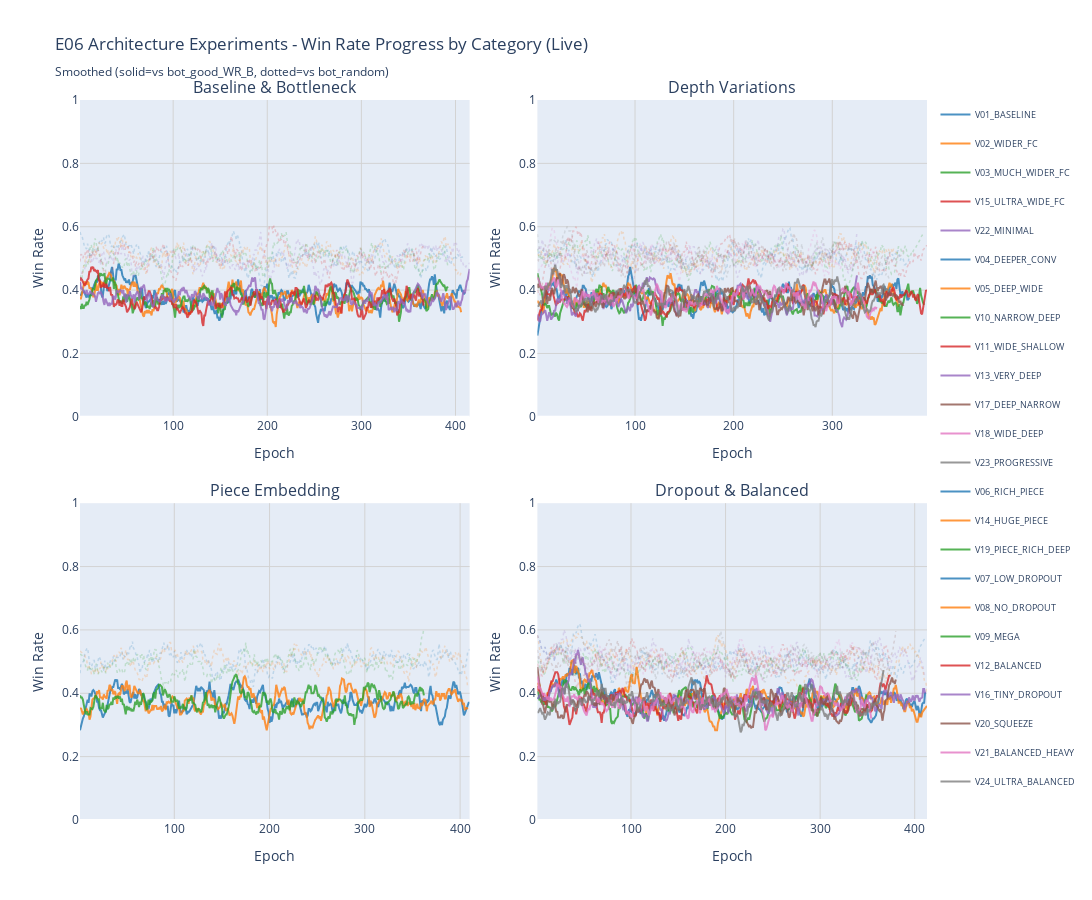

The notebook cell saved with this chart:
### Code cell
# Create 4 subplots using Plotly
fig = make_subplots(
    rows=2,
    cols=2,
    subplot_titles=list(segments.keys()),
    vertical_spacing=0.12,
    horizontal_spacing=0.08,
)

colors = [
    "#1f77b4",
    "#ff7f0e",
    "#2ca02c",
    "#d62728",
    "#9467bd",
    "#8c564b",
    "#e377c2",
    "#7f7f7f",
]

for idx, (segment_name, variant_list) in enumerate(segments.items()):
    row = idx // 2 + 1
    col = idx % 2 + 1

    color_idx = 0
    for variant in variant_list:
        if variant in variant_data:
            data = variant_data[variant]
            epochs = np.array(data["epochs"])
            win_rates_good = np.array(data["win_rates_good"])
            win_rates_random = np.array(data["win_rates_random"])

            color = colors[color_idx % len(colors)]

            # Smooth the signals for overlay
            if len(win_rates_good) >= 10:
                smoothed_good = uniform_filter1d(
                    win_rates_good, size=10, mode="nearest"
                )
                smoothed_random = uniform_filter1d(
                    win_rates_random, size=10, mode="nearest"
                )
            else:
                smoothed_good = win_rates_good
                smoothed_random = win_rates_random

            # Add SMOOTHED win rate vs bot_good_WR_B (line)
            fig.add_trace(
                go.Scatter(
                    x=epochs,
                    y=smoothed_good,
                    name=f"{variant}",
                    mode="lines",
                    line=dict(color=color, width=2),
                    opacity=0.8,
                    legendgroup=variant,
                    showlegend=True,
                    hovertemplate=f"{variant}<br>Epoch: %{{x}}<br>WR vs good (smoothed): %{{y:.3f}}<extra></extra>",
                ),
                row=row,
                col=col,
            )

            # Add SMOOTHED win rate vs bot_random (very transparent, dotted)
            fig.add_trace(
                go.Scatter(
                    x=epochs,
                    y=smoothed_random,
                    name=f"{variant} (vs random)",
                    mode="lines",
                    line=dict(color=color, width=1.5, dash="dot"),
                    opacity=0.2,
                    legendgroup=variant,
                    showlegend=False,
                    hovertemplate=f"{variant}<br>Epoch: %{{x}}<br>WR vs random (smoothed): %{{y:.3f}}<extra></extra>",
                ),
                row=row,
                col=col,
            )

            color_idx += 1

# Update axes
for i in range(1, 5):
    row = (i - 1) // 2 + 1
    col = (i - 1) % 2 + 1
    fig.update_xaxes(title_text="Epoch", row=row, col=col, gridcolor="lightgray")
    fig.update_yaxes(
        title_text="Win Rate", row=row, col=col, range=[0, 1], gridcolor="lightgray"
    )

# Update layout
fig.update_layout(
    title_text="E06 Architecture Experiments - Win Rate Progress by Category (Live)<br><sub>Smoothed (solid=vs bot_good_WR_B, dotted=vs bot_random)</sub>",
    height=900,
    width=1400,
    showlegend=True,
    legend=dict(
        orientation="v", yanchor="top", y=1, xanchor="left", x=1.01, font=dict(size=9)
    ),
    hovermode="closest",
)

fig.write_html("E06_win_rate_by_segment_interactive.html")
fig.show()

print(
    f"\nInteractive plot saved to analysis/E06_architecture/E06_win_rate_by_segment_interactive.html"
)

### Figure 1 — Plotly figure (JSON) as saved in the notebook; plotly's stock layout.template omitted (floating-point values rounded to 4 significant figures; data arrays with more than 128 entries replaced by an {"elided": "..."} marker saying what was removed)
{"data": [{"hovertemplate": "V01_BASELINE<br>Epoch: %{x}<br>WR vs good (smoothed): %{y:.3f}<extra></extra>", "legendgroup": "V01_BASELINE", "line": {"color": "#1f77b4", "width": 2}, "mode": "lines", "name": "V01_BASELINE", "opacity": 0.8, "showlegend": true, "type": "scatter", "x": {"elided": "410 int values"}, "xaxis": "x", "y": {"elided": "410 float values"}, "yaxis": "y"}, {"hovertemplate": "V01_BASELINE<br>Epoch: %{x}<br>WR vs random (smoothed): %{y:.3f}<extra></extra>", "legendgroup": "V01_BASELINE", "line": {"color": "#1f77b4", "dash": "dot", "width": 1.5}, "mode": "lines", "name": "V01_BASELINE (vs random)", "opacity": 0.2, "showlegend": false, "type": "scatter", "x": {"elided": "410 int values"}, "xaxis": "x", "y": {"elided": "410 float values"}, "yaxis": "y"}, {"hovertemplate": "V02_WIDER_FC<br>Epoch: %{x}<br>WR vs good (smoothed): %{y:.3f}<extra></extra>", "legendgroup": "V02_WIDER_FC", "line": {"color": "#ff7f0e", "width": 2}, "mode": "lines", "name": "V02_WIDER_FC", "opacity": 0.8, "showlegend": true, "type": "scatter", "x": {"elided": "406 int values"}, "xaxis": "x", "y": {"elided": "406 float values"}, "yaxis": "y"}, {"hovertemplate": "V02_WIDER_FC<br>Epoch: %{x}<br>WR vs random (smoothed): %{y:.3f}<extra></extra>", "legendgroup": "V02_WIDER_FC", "line": {"color": "#ff7f0e", "dash": "dot", "width": 1.5}, "mode": "lines", "name": "V02_WIDER_FC (vs random)", "opacity": 0.2, "showlegend": false, "type": "scatter", "x": {"elided": "406 int values"}, "xaxis": "x", "y": {"elided": "406 float values"}, "yaxis": "y"}, {"hovertemplate": "V03_MUCH_WIDER_FC<br>Epoch: %{x}<br>WR vs good (smoothed): %{y:.3f}<extra></extra>", "legendgroup": "V03_MUCH_WIDER_FC", "line": {"color": "#2ca02c", "width": 2}, "mode": "lines", "name": "V03_MUCH_WIDER_FC", "opacity": 0.8, "showlegend": true, "type": "scatter", "x": {"elided": "392 int values"}, "xaxis": "x", "y": {"elided": "392 float values"}, "yaxis": "y"}, {"hovertemplate": "V03_MUCH_WIDER_FC<br>Epoch: %{x}<br>WR vs random (smoothed): %{y:.3f}<extra></extra>", "legendgroup": "V03_MUCH_WIDER_FC", "line": {"color": "#2ca02c", "dash": "dot", "width": 1.5}, "mode": "lines", "name": "V03_MUCH_WIDER_FC (vs random)", "opacity": 0.2, "showlegend": false, "type": "scatter", "x": {"elided": "392 int values"}, "xaxis": "x", "y": {"elided": "392 float values"}, "yaxis": "y"}, {"hovertemplate": "V15_ULTRA_WIDE_FC<br>Epoch: %{x}<br>WR vs good (smoothed): %{y:.3f}<extra></extra>", "legendgroup": "V15_ULTRA_WIDE_FC", "line": {"color": "#d62728", "width": 2}, "mode": "lines", "name": "V15_ULTRA_WIDE_FC", "opacity": 0.8, "showlegend": true, "type": "scatter", "x": {"elided": "367 int values"}, "xaxis": "x", "y": {"elided": "367 float values"}, "yaxis": "y"}, {"hovertemplate": "V15_ULTRA_WIDE_FC<br>Epoch: %{x}<br>WR vs random (smoothed): %{y:.3f}<extra></extra>", "legendgroup": "V15_ULTRA_WIDE_FC", "line": {"color": "#d62728", "dash": "dot", "width": 1.5}, "mode": "lines", "name": "V15_ULTRA_WIDE_FC (vs random)", "opacity": 0.2, "showlegend": false, "type": "scatter", "x": {"elided": "367 int values"}, "xaxis": "x", "y": {"elided": "367 float values"}, "yaxis": "y"}, {"hovertemplate": "V22_MINIMAL<br>Epoch: %{x}<br>WR vs good (smoothed): %{y:.3f}<extra></extra>", "legendgroup": "V22_MINIMAL", "line": {"color": "#9467bd", "width": 2}, "mode": "lines", "name": "V22_MINIMAL", "opacity": 0.8, "showlegend": true, "type": "scatter", "x": {"elided": "415 int values"}, "xaxis": "x", "y": {"elided": "415 float values"}, "yaxis": "y"}, {"hovertemplate": "V22_MINIMAL<br>Epoch: %{x}<br>WR vs random (smoothed): %{y:.3f}<extra></extra>", "legendgroup": "V22_MINIMAL", "line": {"color": "#9467bd", "dash": "dot", "width": 1.5}, "mode": "lines", "name": "V22_MINIMAL (vs random)", "opacity": 0.2, "showlegend": false, "type": "scatter", "x": {"elided": "415 int values"}, "xaxis": "x", "y": {"elided": "415 float values"}, "yaxis": "y"}, {"hovertemplate": "V04_DEEPER_CONV<br>Epoch: %{x}<br>WR vs good (smoothed): %{y:.3f}<extra></extra>", "legendgroup": "V04_DEEPER_CONV", "line": {"color": "#1f77b4", "width": 2}, "mode": "lines", "name": "V04_DEEPER_CONV", "opacity": 0.8, "showlegend": true, "type": "scatter", "x": {"elided": "378 int values"}, "xaxis": "x2", "y": {"elided": "378 float values"}, "yaxis": "y2"}, {"hovertemplate": "V04_DEEPER_CONV<br>Epoch: %{x}<br>WR vs random (smoothed): %{y:.3f}<extra></extra>", "legendgroup": "V04_DEEPER_CONV", "line": {"color": "#1f77b4", "dash": "dot", "width": 1.5}, "mode": "lines", "name": "V04_DEEPER_CONV (vs random)", "opacity": 0.2, "showlegend": false, "type": "scatter", "x": {"elided": "378 int values"}, "xaxis": "x2", "y": {"elided": "378 float values"}, "yaxis": "y2"}, {"hovertemplate": "V05_DEEP_WIDE<br>Epoch: %{x}<br>WR vs good (smoothed): %{y:.3f}<extra></extra>", "legendgroup": "V05_DEEP_WIDE", "line": {"color": "#ff7f0e", "width": 2}, "mode": "lines", "name": "V05_DEEP_WIDE", "opacity": 0.8, "showlegend": true, "type": "scatter", "x": {"elided": "367 int values"}, "xaxis": "x2", "y": {"elided": "367 float values"}, "yaxis": "y2"}, {"hovertemplate": "V05_DEEP_WIDE<br>Epoch: %{x}<br>WR vs random (smoothed): %{y:.3f}<extra></extra>", "legendgroup": "V05_DEEP_WIDE", "line": {"color": "#ff7f0e", "dash": "dot", "width": 1.5}, "mode": "lines", "name": "V05_DEEP_WIDE (vs random)", "opacity": 0.2, "showlegend": false, "type": "scatter", "x": {"elided": "367 int values"}, "xaxis": "x2", "y": {"elided": "367 float values"}, "yaxis": "y2"}, {"hovertemplate": "V10_NARROW_DEEP<br>Epoch: %{x}<br>WR vs good (smoothed): %{y:.3f}<extra></extra>", "legendgroup": "V10_NARROW_DEEP", "line": {"color": "#2ca02c", "width": 2}, "mode": "lines", "name": "V10_NARROW_DEEP", "opacity": 0.8, "showlegend": true, "type": "scatter", "x": {"elided": "393 int values"}, "xaxis": "x2", "y": {"elided": "393 float values"}, "yaxis": "y2"}, {"hovertemplate": "V10_NARROW_DEEP<br>Epoch: %{x}<br>WR vs random (smoothed): %{y:.3f}<extra></extra>", "legendgroup": "V10_NARROW_DEEP", "line": {"color": "#2ca02c", "dash": "dot", "width": 1.5}, "mode": "lines", "name": "V10_NARROW_DEEP (vs random)", "opacity": 0.2, "showlegend": false, "type": "scatter", "x": {"elided": "393 int values"}, "xaxis": "x2", "y": {"elided": "393 float values"}, "yaxis": "y2"}, {"hovertemplate": "V11_WIDE_SHALLOW<br>Epoch: %{x}<br>WR vs good (smoothed): %{y:.3f}<extra></extra>", "legendgroup": "V11_WIDE_SHALLOW", "line": {"color": "#d62728", "width": 2}, "mode": "lines", "name": "V11_WIDE_SHALLOW", "opacity": 0.8, "showlegend": true, "type": "scatter", "x": {"elided": "396 int values"}, "xaxis": "x2", "y": {"elided": "396 float values"}, "yaxis": "y2"}, {"hovertemplate": "V11_WIDE_SHALLOW<br>Epoch: %{x}<br>WR vs random (smoothed): %{y:.3f}<extra></extra>", "legendgroup": "V11_WIDE_SHALLOW", "line": {"color": "#d62728", "dash": "dot", "width": 1.5}, "mode": "lines", "name": "V11_WIDE_SHALLOW (vs random)", "opacity": 0.2, "showlegend": false, "type": "scatter", "x": {"elided": "396 int values"}, "xaxis": "x2", "y": {"elided": "396 float values"}, "yaxis": "y2"}, {"hovertemplate": "V13_VERY_DEEP<br>Epoch: %{x}<br>WR vs good (smoothed): %{y:.3f}<extra></extra>", "legendgroup": "V13_VERY_DEEP", "line": {"color": "#9467bd", "width": 2}, "mode": "lines", "name": "V13_VERY_DEEP", "opacity": 0.8, "showlegend": true, "type": "scatter", "x": {"elided": "325 int values"}, "xaxis": "x2", "y": {"elided": "325 float values"}, "yaxis": "y2"}, {"hovertemplate": "V13_VERY_DEEP<br>Epoch: %{x}<br>WR vs random (smoothed): %{y:.3f}<extra></extra>", "legendgroup": "V13_VERY_DEEP", "line": {"color": "#9467bd", "dash": "dot", "width": 1.5}, "mode": "lines", "name": "V13_VERY_DEEP (vs random)", "opacity": 0.2, "showlegend": false, "type": "scatter", "x": {"elided": "325 int values"}, "xaxis": "x2", "y": {"elided": "325 float values"}, "yaxis": "y2"}, {"hovertemplate": "V17_DEEP_NARROW<br>Epoch: %{x}<br>WR vs good (smoothed): %{y:.3f}<extra></extra>", "legendgroup": "V17_DEEP_NARROW", "line": {"color": "#8c564b", "width": 2}, "mode": "lines", "name": "V17_DEEP_NARROW", "opacity": 0.8, "showlegend": true, "type": "scatter", "x": {"elided": "372 int values"}, "xaxis": "x2", "y": {"elided": "372 float values"}, "yaxis": "y2"}, {"hovertemplate": "V17_DEEP_NARROW<br>Epoch: %{x}<br>WR vs random (smoothed): %{y:.3f}<extra></extra>", "legendgroup": "V17_DEEP_NARROW", "line": {"color": "#8c564b", "dash": "dot", "width": 1.5}, "mode": "lines", "name": "V17_DEEP_NARROW (vs random)", "opacity": 0.2, "showlegend": false, "type": "scatter", "x": {"elided": "372 int values"}, "xaxis": "x2", "y": {"elided": "372 float values"}, "yaxis": "y2"}, {"hovertemplate": "V18_WIDE_DEEP<br>Epoch: %{x}<br>WR vs good (smoothed): %{y:.3f}<extra></extra>", "legendgroup": "V18_WIDE_DEEP", "line": {"color": "#e377c2", "width": 2}, "mode": "lines", "name": "V18_WIDE_DEEP", "opacity": 0.8, "showlegend": true, "type": "scatter", "x": {"elided": "345 int values"}, "xaxis": "x2", "y": {"elided": "345 float values"}, "yaxis": "y2"}, {"hovertemplate": "V18_WIDE_DEEP<br>Epoch: %{x}<br>WR vs random (smoothed): %{y:.3f}<extra></extra>", "legendgroup": "V18_WIDE_DEEP", "line": {"color": "#e377c2", "dash": "dot", "width": 1.5}, "mode": "lines", "name": "V18_WIDE_DEEP (vs random)", "opacity": 0.2, "showlegend": false, "type": "scatter", "x": {"elided": "345 int values"}, "xaxis": "x2", "y": {"elided": "345 float values"}, "yaxis": "y2"}, {"hovertemplate": "V23_PROGRESSIVE<br>Epoch: %{x}<br>WR vs good (smoothed): %{y:.3f}<extra></extra>", "legendgroup": "V23_PROGRESSIVE", "line": {"color": "#7f7f7f", "width": 2}, "mode": "lines", "name": "V23_PROGRESSIVE", "opacity": 0.8, "showlegend": true, "type": "scatter", "x": {"elided": "358 int values"}, "xaxis": "x2", "y": {"elided": "358 float values"}, "yaxis": "y2"}, {"hovertemplate": "V23_PROGRESSIVE<br>Epoch: %{x}<br>WR vs random (smoothed): %{y:.3f}<extra></extra>", "legendgroup": "V23_PROGRESSIVE", "line": {"color": "#7f7f7f", "dash": "dot", "width": 1.5}, "mode": "lines", "name": "V23_PROGRESSIVE (vs random)", "opacity": 0.2, "showlegend": false, "type": "scatter", "x": {"elided": "358 int values"}, "xaxis": "x2", "y": {"elided": "358 float values"}, "yaxis": "y2"}, {"hovertemplate": "V06_RICH_PIECE<br>Epoch: %{x}<br>WR vs good (smoothed): %{y:.3f}<extra></extra>", "legendgroup": "V06_RICH_PIECE", "line": {"color": "#1f77b4", "width": 2}, "mode": "lines", "name": "V06_RICH_PIECE", "opacity": 0.8, "showlegend": true, "type": "scatter", "x": {"elided": "410 int values"}, "xaxis": "x3", "y": {"elided": "410 float values"}, "yaxis": "y3"}, {"hovertemplate": "V06_RICH_PIECE<br>Epoch: %{x}<br>WR vs random (smoothed): %{y:.3f}<extra></extra>", "legendgroup": "V06_RICH_PIECE", "line": {"color": "#1f77b4", "dash": "dot", "width": 1.5}, "mode": "lines", "name": "V06_RICH_PIECE (vs random)", "opacity": 0.2, "showlegend": false, "type": "scatter", "x": {"elided": "410 int values"}, "xaxis": "x3", "y": {"elided": "410 float values"}, "yaxis": "y3"}, {"hovertemplate": "V14_HUGE_PIECE<br>Epoch: %{x}<br>WR vs good (smoothed): %{y:.3f}<extra></extra>", "legendgroup": "V14_HUGE_PIECE", "line": {"color": "#ff7f0e", "width": 2}, "mode": "lines", "name": "V14_HUGE_PIECE", "opacity": 0.8, "showlegend": true, "type": "scatter", "x": {"elided": "408 int values"}, "xaxis": "x3", "y": {"elided": "408 float values"}, "yaxis": "y3"}, {"hovertemplate": "V14_HUGE_PIECE<br>Epoch: %{x}<br>WR vs random (smoothed): %{y:.3f}<extra></extra>", "legendgroup": "V14_HUGE_PIECE", "line": {"color": "#ff7f0e", "dash": "dot", "width": 1.5}, "mode": "lines", "name": "V14_HUGE_PIECE (vs random)", "opacity": 0.2, "showlegend": false, "type": "scatter", "x": {"elided": "408 int values"}, "xaxis": "x3", "y": {"elided": "408 float values"}, "yaxis": "y3"}, {"hovertemplate": "V19_PIECE_RICH_DEEP<br>Epoch: %{x}<br>WR vs good (smoothed): %{y:.3f}<extra></extra>", "legendgroup": "V19_PIECE_RICH_DEEP", "line": {"color": "#2ca02c", "width": 2}, "mode": "lines", "name": "V19_PIECE_RICH_DEEP", "opacity": 0.8, "showlegend": true, "type": "scatter", "x": {"elided": "362 int values"}, "xaxis": "x3", "y": {"elided": "362 float values"}, "yaxis": "y3"}, {"hovertemplate": "V19_PIECE_RICH_DEEP<br>Epoch: %{x}<br>WR vs random (smoothed): %{y:.3f}<extra></extra>", "legendgroup": "V19_PIECE_RICH_DEEP", "line": {"color": "#2ca02c", "dash": "dot", "width": 1.5}, "mode": "lines", "name": "V19_PIECE_RICH_DEEP (vs random)", "opacity": 0.2, "showlegend": false, "type": "scatter", "x": {"elided": "362 int values"}, "xaxis": "x3", "y": {"elided": "362 float values"}, "yaxis": "y3"}, {"hovertemplate": "V07_LOW_DROPOUT<br>Epoch: %{x}<br>WR vs good (smoothed): %{y:.3f}<extra></extra>", "legendgroup": "V07_LOW_DROPOUT", "line": {"color": "#1f77b4", "width": 2}, "mode": "lines", "name": "V07_LOW_DROPOUT", "opacity": 0.8, "showlegend": true, "type": "scatter", "x": {"elided": "411 int values"}, "xaxis": "x4", "y": {"elided": "411 float values"}, "yaxis": "y4"}, {"hovertemplate": "V07_LOW_DROPOUT<br>Epoch: %{x}<br>WR vs random (smoothed): %{y:.3f}<extra></extra>", "legendgroup": "V07_LOW_DROPOUT", "line": {"color": "#1f77b4", "dash": "dot", "width": 1.5}, "mode": "lines", "name": "V07_LOW_DROPOUT (vs random)", "opacity": 0.2, "showlegend": false, "type": "scatter", "x": {"elided": "411 int values"}, "xaxis": "x4", "y": {"elided": "411 float values"}, "yaxis": "y4"}, {"hovertemplate": "V08_NO_DROPOUT<br>Epoch: %{x}<br>WR vs good (smoothed): %{y:.3f}<extra></extra>", "legendgroup": "V08_NO_DROPOUT", "line": {"color": "#ff7f0e", "width": 2}, "mode": "lines", "name": "V08_NO_DROPOUT", "opacity": 0.8, "showlegend": true, "type": "scatter", "x": {"elided": "413 int values"}, "xaxis": "x4", "y": {"elided": "413 float values"}, "yaxis": "y4"}, {"hovertemplate": "V08_NO_DROPOUT<br>Epoch: %{x}<br>WR vs random (smoothed): %{y:.3f}<extra></extra>", "legendgroup": "V08_NO_DROPOUT", "line": {"color": "#ff7f0e", "dash": "dot", "width": 1.5}, "mode": "lines", "name": "V08_NO_DROPOUT (vs random)", "opacity": 0.2, "showlegend": false, "type": "scatter", "x": {"elided": "413 int values"}, "xaxis": "x4", "y": {"elided": "413 float values"}, "yaxis": "y4"}, {"hovertemplate": "V09_MEGA<br>Epoch: %{x}<br>WR vs good (smoothed): %{y:.3f}<extra></extra>", "legendgroup": "V09_MEGA", "line": {"color": "#2ca02c", "width": 2}, "mode": "lines", "name": "V09_MEGA", "opacity": 0.8, "showlegend": true, "type": "scatter", "x": {"elided": "349 int values"}, "xaxis": "x4", "y": {"elided": "349 float values"}, "yaxis": "y4"}, {"hovertemplate": "V09_MEGA<br>Epoch: %{x}<br>WR vs random (smoothed): %{y:.3f}<extra></extra>", "legendgroup": "V09_MEGA", "line": {"color": "#2ca02c", "dash": "dot", "width": 1.5}, "mode": "lines", "name": "V09_MEGA (vs random)", "opacity": 0.2, "showlegend": false, "type": "scatter", "x": {"elided": "349 int values"}, "xaxis": "x4", "y": {"elided": "349 float values"}, "yaxis": "y4"}, {"hovertemplate": "V12_BALANCED<br>Epoch: %{x}<br>WR vs good (smoothed): %{y:.3f}<extra></extra>", "legendgroup": "V12_BALANCED", "line": {"color": "#d62728", "width": 2}, "mode": "lines", "name": "V12_BALANCED", "opacity": 0.8, "showlegend": true, "type": "scatter", "x": {"elided": "374 int values"}, "xaxis": "x4", "y": {"elided": "374 float values"}, "yaxis": "y4"}, {"hovertemplate": "V12_BALANCED<br>Epoch: %{x}<br>WR vs random (smoothed): %{y:.3f}<extra></extra>", "legendgroup": "V12_BALANCED", "line": {"color": "#d62728", "dash": "dot", "width": 1.5}, "mode": "lines", "name": "V12_BALANCED (vs random)", "opacity": 0.2, "showlegend": false, "type": "scatter", "x": {"elided": "374 int values"}, "xaxis": "x4", "y": {"elided": "374 float values"}, "yaxis": "y4"}, {"hovertemplate": "V16_TINY_DROPOUT<br>Epoch: %{x}<br>WR vs good (smoothed): %{y:.3f}<extra></extra>", "legendgroup": "V16_TINY_DROPOUT", "line": {"color": "#9467bd", "width": 2}, "mode": "lines", "name": "V16_TINY_DROPOUT", "opacity": 0.8, "showlegend": true, "type": "scatter", "x": {"elided": "411 int values"}, "xaxis": "x4", "y": {"elided": "411 float values"}, "yaxis": "y4"}, {"hovertemplate": "V16_TINY_DROPOUT<br>Epoch: %{x}<br>WR vs random (smoothed): %{y:.3f}<extra></extra>", "legendgroup": "V16_TINY_DROPOUT", "line": {"color": "#9467bd", "dash": "dot", "width": 1.5}, "mode": "lines", "name": "V16_TINY_DROPOUT (vs random)", "opacity": 0.2, "showlegend": false, "type": "scatter", "x": {"elided": "411 int values"}, "xaxis": "x4", "y": {"elided": "411 float values"}, "yaxis": "y4"}, {"hovertemplate": "V20_SQUEEZE<br>Epoch: %{x}<br>WR vs good (smoothed): %{y:.3f}<extra></extra>", "legendgroup": "V20_SQUEEZE", "line": {"color": "#8c564b", "width": 2}, "mode": "lines", "name": "V20_SQUEEZE", "opacity": 0.8, "showlegend": true, "type": "scatter", "x": {"elided": "380 int values"}, "xaxis": "x4", "y": {"elided": "380 float values"}, "yaxis": "y4"}, {"hovertemplate": "V20_SQUEEZE<br>Epoch: %{x}<br>WR vs random (smoothed): %{y:.3f}<extra></extra>", "legendgroup": "V20_SQUEEZE", "line": {"color": "#8c564b", "dash": "dot", "width": 1.5}, "mode": "lines", "name": "V20_SQUEEZE (vs random)", "opacity": 0.2, "showlegend": false, "type": "scatter", "x": {"elided": "380 int values"}, "xaxis": "x4", "y": {"elided": "380 float values"}, "yaxis": "y4"}, {"hovertemplate": "V21_BALANCED_HEAVY<br>Epoch: %{x}<br>WR vs good (smoothed): %{y:.3f}<extra></extra>", "legendgroup": "V21_BALANCED_HEAVY", "line": {"color": "#e377c2", "width": 2}, "mode": "lines", "name": "V21_BALANCED_HEAVY", "opacity": 0.8, "showlegend": true, "type": "scatter", "x": {"elided": "354 int values"}, "xaxis": "x4", "y": {"elided": "354 float values"}, "yaxis": "y4"}, {"hovertemplate": "V21_BALANCED_HEAVY<br>Epoch: %{x}<br>WR vs random (smoothed): %{y:.3f}<extra></extra>", "legendgroup": "V21_BALANCED_HEAVY", "line": {"color": "#e377c2", "dash": "dot", "width": 1.5}, "mode": "lines", "name": "V21_BALANCED_HEAVY (vs random)", "opacity": 0.2, "showlegend": false, "type": "scatter", "x": {"elided": "354 int values"}, "xaxis": "x4", "y": {"elided": "354 float values"}, "yaxis": "y4"}, {"hovertemplate": "V24_ULTRA_BALANCED<br>Epoch: %{x}<br>WR vs good (smoothed): %{y:.3f}<extra></extra>", "legendgroup": "V24_ULTRA_BALANCED", "line": {"color": "#7f7f7f", "width": 2}, "mode": "lines", "name": "V24_ULTRA_BALANCED", "opacity": 0.8, "showlegend": true, "type": "scatter", "x": {"elided": "367 int values"}, "xaxis": "x4", "y": {"elided": "367 float values"}, "yaxis": "y4"}, {"hovertemplate": "V24_ULTRA_BALANCED<br>Epoch: %{x}<br>WR vs random (smoothed): %{y:.3f}<extra></extra>", "legendgroup": "V24_ULTRA_BALANCED", "line": {"color": "#7f7f7f", "dash": "dot", "width": 1.5}, "mode": "lines", "name": "V24_ULTRA_BALANCED (vs random)", "opacity": 0.2, "showlegend": false, "type": "scatter", "x": {"elided": "367 int values"}, "xaxis": "x4", "y": {"elided": "367 float values"}, "yaxis": "y4"}], "layout": {"annotations": [{"font": {"size": 16}, "showarrow": false, "text": "Baseline & Bottleneck", "x": 0.23, "xanchor": "center", "xref": "paper", "y": 1, "yanchor": "bottom", "yref": "paper"}, {"font": {"size": 16}, "showarrow": false, "text": "Depth Variations", "x": 0.77, "xanchor": "center", "xref": "paper", "y": 1, "yanchor": "bottom", "yref": "paper"}, {"font": {"size": 16}, "showarrow": false, "text": "Piece Embedding", "x": 0.23, "xanchor": "center", "xref": "paper", "y": 0.44, "yanchor": "bottom", "yref": "paper"}, {"font": {"size": 16}, "showarrow": false, "text": "Dropout & Balanced", "x": 0.77, "xanchor": "center", "xref": "paper", "y": 0.44, "yanchor": "bottom", "yref": "paper"}], "height": 900, "hovermode": "closest", "legend": {"font": {"size": 9}, "orientation": "v", "x": 1.01, "xanchor": "left", "y": 1, "yanchor": "top"}, "showlegend": true, "title": {"text": "E06 Architecture Experiments - Win Rate Progress by Category (Live)<br><sub>Smoothed (solid=vs bot_good_WR_B, dotted=vs bot_random)</sub>"}, "width": 1400, "xaxis": {"anchor": "y", "domain": [0, 0.46], "gridcolor": "lightgray", "title": {"text": "Epoch"}}, "xaxis2": {"anchor": "y2", "domain": [0.54, 1], "gridcolor": "lightgray", "title": {"text": "Epoch"}}, "xaxis3": {"anchor": "y3", "domain": [0, 0.46], "gridcolor": "lightgray", "title": {"text": "Epoch"}}, "xaxis4": {"anchor": "y4", "domain": [0.54, 1], "gridcolor": "lightgray", "title": {"text": "Epoch"}}, "yaxis": {"anchor": "x", "domain": [0.56, 1], "gridcolor": "lightgray", "range": [0, 1], "title": {"text": "Win Rate"}}, "yaxis2": {"anchor": "x2", "domain": [0.56, 1], "gridcolor": "lightgray", "range": [0, 1], "title": {"text": "Win Rate"}}, "yaxis3": {"anchor": "x3", "domain": [0, 0.44], "gridcolor": "lightgray", "range": [0, 1], "title": {"text": "Win Rate"}}, "yaxis4": {"anchor": "x4", "domain": [0, 0.44], "gridcolor": "lightgray", "range": [0, 1], "title": {"text": "Win Rate"}}}}
